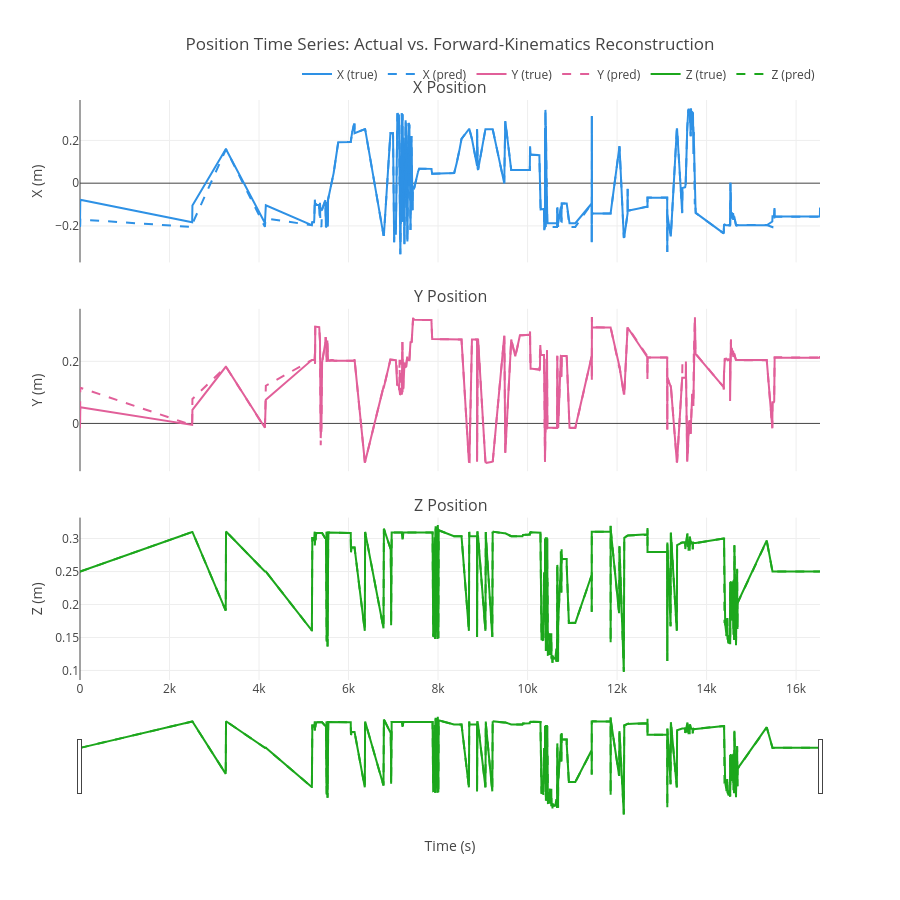

Here is the notebook cell this chart was saved with:
### Code cell
import plotly.express as px
from plotly.subplots import make_subplots
import plotly.graph_objects as go

def time_series_plots(df, error=None):
    feature_type_lst = ["x", "y", "z"]
    colors = px.colors.qualitative.Dark24[:3]

    # Create subplots for X, Y, Z
    fig = make_subplots(
        rows=3, cols=1,
        shared_xaxes=True,
        subplot_titles=("X Position", "Y Position", "Z Position"),
        vertical_spacing=0.08
    )

    # Loop through each axis
    for idx, feature_type in enumerate(feature_type_lst, start=1):
        color = colors[idx - 1]

        # Plot original position
        if feature_type in df.columns:
            fig.add_trace(
                go.Scatter(
                    x=df['time'],
                    y=df[feature_type],
                    name=f"{feature_type.upper()} (true)",
                    mode='lines',
                    line=dict(color=color, width=2),
                ),
                row=idx, col=1
            )

        # Plot reconstructed / predicted position
        hat_col = f"{feature_type}_hat"
        if hat_col in df.columns:
            fig.add_trace(
                go.Scatter(
                    x=df['time'],
                    y=df[hat_col],
                    name=f"{feature_type.upper()} (pred)",
                    mode='lines',
                    line=dict(color=color, width=2, dash='dash')
                ),
                row=idx, col=1
            )

    # Axis titles
    fig.update_xaxes(title_text="Time (s)", row=3, col=1, rangeslider_visible=True)
    for i, feature_type in enumerate(feature_type_lst, start=1):
        fig.update_yaxes(title_text=f"{feature_type.upper()} (m)", row=i, col=1)

    # Layout
    fig.update_layout(
        height=900,
        title_text="Position Time Series: Actual vs. Forward-Kinematics Reconstruction",
        legend=dict(orientation="h", yanchor="bottom", y=1.02, xanchor="right", x=1)
    )

    return fig

# Example usage
fig = time_series_plots(df)
fig.show()

### Figure 1 — Plotly figure (JSON) as saved in the notebook; plotly's stock layout.template omitted (floating-point values rounded to 4 significant figures; data arrays with more than 128 entries replaced by an {"elided": "..."} marker saying what was removed)
{"data": [{"line": {"color": "#2E91E5", "width": 2}, "mode": "lines", "name": "X (true)", "type": "scatter", "x": {"elided": "11103 float values"}, "xaxis": "x", "y": {"elided": "11103 float values"}, "yaxis": "y"}, {"line": {"color": "#2E91E5", "dash": "dash", "width": 2}, "mode": "lines", "name": "X (pred)", "type": "scatter", "x": {"elided": "11103 float values"}, "xaxis": "x", "y": {"elided": "11103 float values"}, "yaxis": "y"}, {"line": {"color": "#E15F99", "width": 2}, "mode": "lines", "name": "Y (true)", "type": "scatter", "x": {"elided": "11103 float values"}, "xaxis": "x2", "y": {"elided": "11103 float values"}, "yaxis": "y2"}, {"line": {"color": "#E15F99", "dash": "dash", "width": 2}, "mode": "lines", "name": "Y (pred)", "type": "scatter", "x": {"elided": "11103 float values"}, "xaxis": "x2", "y": {"elided": "11103 float values"}, "yaxis": "y2"}, {"line": {"color": "#1CA71C", "width": 2}, "mode": "lines", "name": "Z (true)", "type": "scatter", "x": {"elided": "11103 float values"}, "xaxis": "x3", "y": {"elided": "11103 float values"}, "yaxis": "y3"}, {"line": {"color": "#1CA71C", "dash": "dash", "width": 2}, "mode": "lines", "name": "Z (pred)", "type": "scatter", "x": {"elided": "11103 float values"}, "xaxis": "x3", "y": {"elided": "11103 float values"}, "yaxis": "y3"}], "layout": {"annotations": [{"font": {"size": 16}, "showarrow": false, "text": "X Position", "x": 0.5, "xanchor": "center", "xref": "paper", "y": 1, "yanchor": "bottom", "yref": "paper"}, {"font": {"size": 16}, "showarrow": false, "text": "Y Position", "x": 0.5, "xanchor": "center", "xref": "paper", "y": 0.64, "yanchor": "bottom", "yref": "paper"}, {"font": {"size": 16}, "showarrow": false, "text": "Z Position", "x": 0.5, "xanchor": "center", "xref": "paper", "y": 0.28, "yanchor": "bottom", "yref": "paper"}], "height": 900, "legend": {"orientation": "h", "x": 1, "xanchor": "right", "y": 1.02, "yanchor": "bottom"}, "title": {"text": "Position Time Series: Actual vs. Forward-Kinematics Reconstruction"}, "xaxis": {"anchor": "y", "domain": [0, 1], "matches": "x3", "showticklabels": false}, "xaxis2": {"anchor": "y2", "domain": [0, 1], "matches": "x3", "showticklabels": false}, "xaxis3": {"anchor": "y3", "domain": [0, 1], "rangeslider": {"visible": true}, "title": {"text": "Time (s)"}}, "yaxis": {"anchor": "x", "domain": [0.72, 1], "title": {"text": "X (m)"}}, "yaxis2": {"anchor": "x2", "domain": [0.36, 0.64], "title": {"text": "Y (m)"}}, "yaxis3": {"anchor": "x3", "domain": [0, 0.28], "title": {"text": "Z (m)"}}}}
